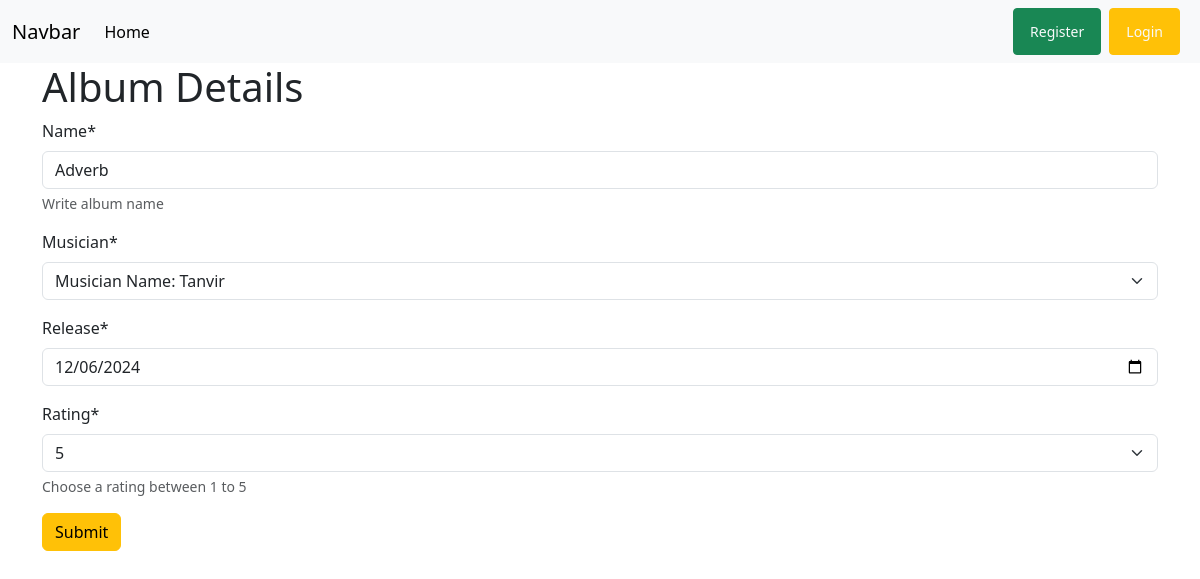
The app's page /album/edit/6 with its own data.
### album/models.py (models this page shows, shortened)
class Album(models.Model):
    name=models.CharField(max_length=50)
    musician=models.ForeignKey(Musician,on_delete=models.CASCADE)
    release=models.DateField(default=date.today)
    levels=(
        ('1','1'),
        ('2','2'),
        ('3','3'),
        ('4','4'),
        ('5','5'),
    )
    rating=models.CharField(max_length=10,choices=levels)

### album/views.py (the view)
# urls.py: path('edit/<int:id>',views.EditView.as_view(),name='edit_album'),
class EditView(UpdateView):
    model=models.Album
    form_class=forms.AlbumForm
    template_name='add_album.html'
    pk_url_kwarg='id'
    success_url=reverse_lazy('homepage')

### album/forms.py
class AlbumForm(forms.ModelForm):
    class Meta:
        model=Album
        fields='__all__'
        widgets = {
            'release': forms.DateInput(attrs={'type':'date'}),
        }
        help_texts ={
            'name': "Write album name",
            'rating':'Choose a rating between 1 to 5'
        }

### musician/models.py (called while the page is built)
    def __str__(self) -> str:
        return f"Musician Name: {self.f_name}"

### album/templates/add_album.html (shortened to what this page needs)
{%extends 'base.html'%}
{% load crispy_forms_tags  %}
{% block content%}
   <form method="post" class="container">
    <h1>Album Details</h1>
    {{form | crispy}}
    <button type="submit" class="btn btn-warning">Submit</button>
   </form>
{%endblock%}

### records on screen
Album: name "Adverb", musician "Musician Name: Tanvir", release "12/06/2024", rating "5"
